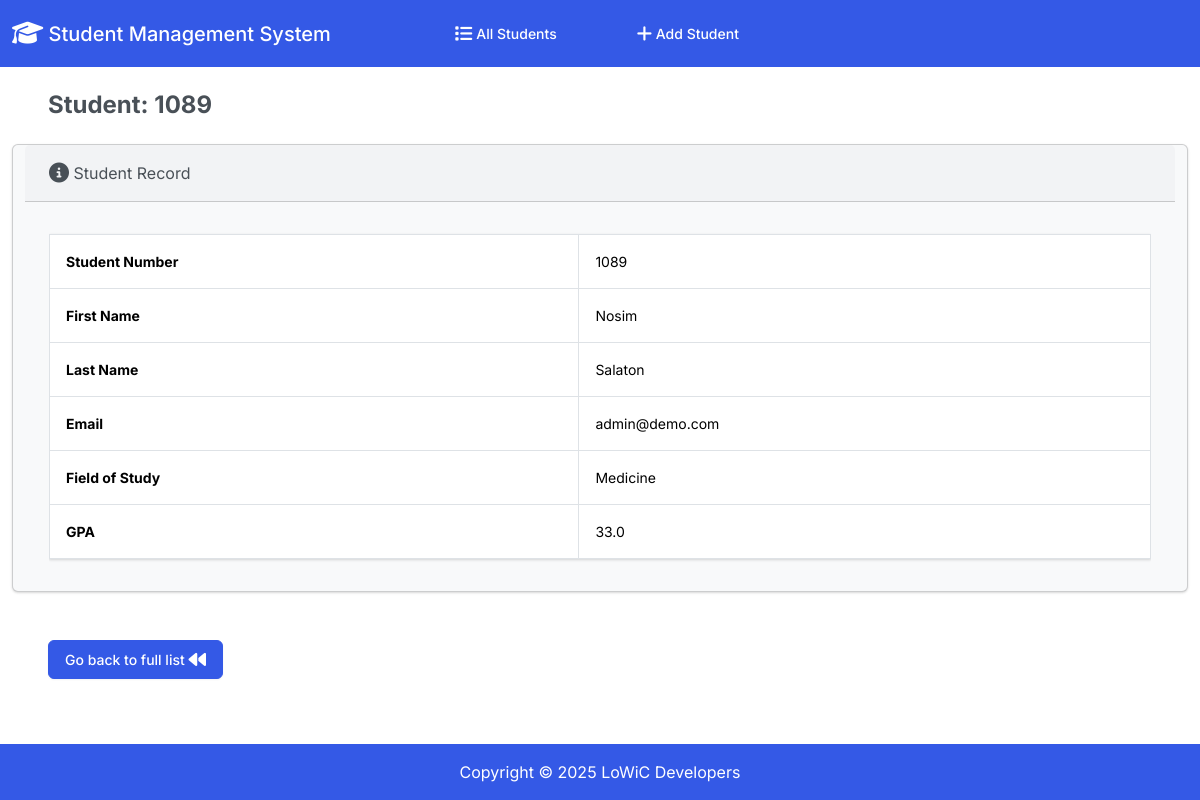
/4, run on the app's committed database.
### Student/models.py (models this page shows, shortened)
class Stud(models.Model):
    student_number = models.PositiveIntegerField()
    first_name = models.CharField(max_length=50)
    last_name = models.CharField(max_length=50)
    email = models.EmailField(max_length=100)
    field_of_study = models.CharField(max_length=50)
    gpa = models.FloatField()

### Student/views.py (the view)
# urls.py: path("<int:id>", views.student_view, name="student_view"),
def student_view(request, id):
    student = Stud.objects.get(pk=id)
    return render(request, "students/view.html", {
        "student": student
    })

### Student/templates/students/view.html (shortened to what this page needs)
{% extends "students/base.html" %}
{% block body %}
<div class="container-fluid">
    <h4 class="m-4"><strong>Student: {{ student.student_number }}</strong></h4>
    <div class="row">
        <div class="col-12">
            {% if student %}
            <div class="row justify-content-center">
            <div class="card bg-light mx-4 mb-4">
                <div class="card-header">
                    <i class="fa-solid fa-circle-info fa-lg"></i> Student Record
                </div>
                <div class="card-body">
                    <div class="table-responsive">
                        <table class="table table-hover">
                        <table class="table table-bordered">
                            <tbody>
                                <tr>
                                    <th scope="row"><strong>Student Number</strong></th>
                                    <td>{{ student.student_number }}</td>
                                </tr>
                                <tr>
                                    <th scope="row"><strong>First Name </strong></th>
                                    <td>{{ student.first_name }}</td>
                                </tr>
                                <tr>
                                    <th scope="row"><strong>Last Name</strong></th>
                                    <td>{{ student.last_name }}</td>
                                </tr>
                                <tr>
                                    <th scope="row"><strong>Email</strong></th>
                                    <td>{{ student.email }}</td>
                                </tr>
                                <tr>
                                    <th scope="row"><strong>Field of Study</strong></th>
                                    <td>{{ student.field_of_study }}</td>
                                </tr>
                                <tr>
                                    <th scope="row"><strong>GPA</strong></th>
                                    <td>{{ student.gpa }}</td>
                                </tr>
                            </tbody>
                        </table>
                    </table>
                    </div>
                </div>
            </div>
    </div>
            {% else %}
            <h5 class="alert alert-primary ms-4 me-4">No Record of Such Student</h5>
            {% endif %}
        </div>
    </div>
    <a href="{% url 'index' %}" class="btn btn-primary m-4 text-decoration-none">
        Go back to full list
    </a>
</div>
{%endblock%}

### data on the page
Stud: student_number "1089", first_name "Nosim", last_name "Salaton", email "admin@demo.com", field_of_study "Medicine", gpa "33.0"
